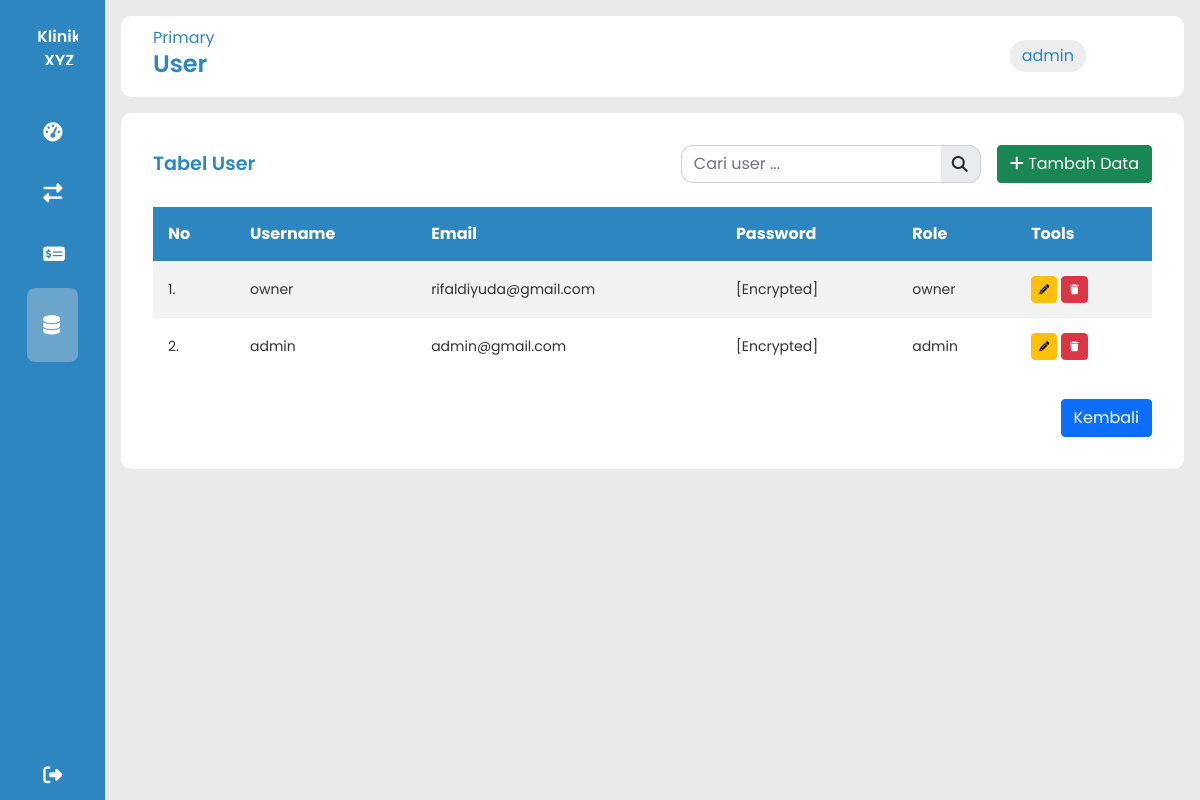
Page /asset/master/masterdata.php?page=user (signed in) on the committed database.
### tables this page shows
CREATE TABLE `user` (
  `id` int(11) NOT NULL,
  `username` varchar(45) NOT NULL,
  `email` varchar(45) NOT NULL,
  `password` varchar(500) NOT NULL,
  `role` varchar(11) NOT NULL
);

### asset/master/view/user.php (the view, shortened to what this page needs)
<div class="tabular__wrapper">
    <div class="col-md-12 d-flex justify-content-end mb-4" style="gap: 1rem; align-items: center;">
        <div class="header__title text-sm" style="flex:1;">
            <h3 style="font-weight: 600; font-size: 1.2rem; margin-bottom: 0;">Tabel User</h3>
        </div>
        <div class="input-group" style="width: 300px;">
            <input style="border-radius: 12px 0 0 12px; border-right: none;" type="text" name="search" class="form-control" placeholder="Cari user ..." id="searchInput">
            <span class="input-group-text" id="basic-addon1" style="border-radius: 0 12px 12px 0; border-left: none;">
                <i class="fa fa-search" aria-hidden="true"></i>
            </span>
        </div>
        <div class="d-flex justify-content-end">
            <button type="button" class="btn btn-success" data-bs-toggle="modal" data-bs-target="#input">
                <i class="fa fa-plus"></i> Tambah Data
            </button>
        </div>
    </div>
    <div class="table__container" style="max-height: 435px; overflow-y: auto;">
        <div class="table__box" style="max-height: 435px; overflow-y: auto;">
            <table>
                <thead style="position: sticky; top: 0; z-index: 1;">
                    <tr>
                        <th>No</th>
                        <th>Username</th>
                        <th>Email</th>
                        <th>Password</th>
                        <th>Role</th>
                        <th>Tools</th>
                    </tr>
                </thead>
                <tbody id="tindakanTableBody">
                    <?php
                    $query_user = "SELECT * FROM user";
                    $result_user = mysqli_query($conn, $query_user);
                    $no = 1;
                    if (mysqli_num_rows($result_user) > 0) {
                        while ($user_row = mysqli_fetch_assoc($result_user)) { ?>
                            <tr>
                                <td><?= $no++ ?>.</td>
                                <td><?= $user_row['username'] ?></td>
                                <td><?= $user_row['email'] ?></td>
                                <td>
                                    <?php
                                    echo "[Encrypted]";
                                    ?>
                                </td>
                                <td><?= $user_row['role'] ?></td>
                                <td>
                                    <button type="button" class="btn btn-warning" data-bs-toggle="modal" data-bs-target="#edit<?= $user_row['id'] ?>" style="box-shadow: none; font-size: 10px; padding: 5px 7px;">
                                        <i class="fa fa-pencil"></i>
                                    </button>
                                    <a href="app/user/delete.php?id=<?= $user_row['id'] ?>" class="btn btn-danger" style="box-shadow: none; font-size: 10px; padding: 5px 8px;" onclick="return confirmDelete('<?= $user_row['username'] ?>')">
                                        <i class="fa fa-trash"></i>
                                    </a>
                                </td>
                            </tr>
                        <?php }
                    } else { ?>
                        <tr>
                            <td colspan="10" class="text-center">Tidak ada karyawan</td>
                        </tr>
                    <?php } ?>
                </tbody>
            </table>
        </div>
    </div>
    <div class="col-md-12 mt-4 d-flex justify-content-end">
        <a href="masterdata.php" type="submit" class="btn btn-primary">Kembali</a>
    </div>
</div>

### asset/css/index.css (style rules this page uses)
* { margin: 0; padding: 0; border: none; outline: none; box-sizing: border-box; font-family: "Poppins", sans-serif; }
:root { --main-color: rgb(46, 134, 193); }
body { display: flex; }
.header__title { color: var(--main-color); }
.tabular__wrapper { background: #fff; margin-top: 1rem; border-radius: 10px; padding: 2rem; }
.table__container { width: 100%; }
table { width: 100%; border-collapse: collapse; border-radius: 50px; }
thead { background: var(--main-color); color: #fff; }
th { padding: 15px; text-align: left; }
tbody { background: #f2f2f2; }
td { padding: 15px; font-size: 14px; color: #333; }
tr:nth-child(even) { background: #fff; }

### rows in the picture
user: username "owner", email "rifaldiyuda@gmail.com", role "owner"
user: username "admin", email "admin@gmail.com", role "admin"

### other values in the picture
$_GET['page'] "User"
$_SESSION['username'] "admin"
